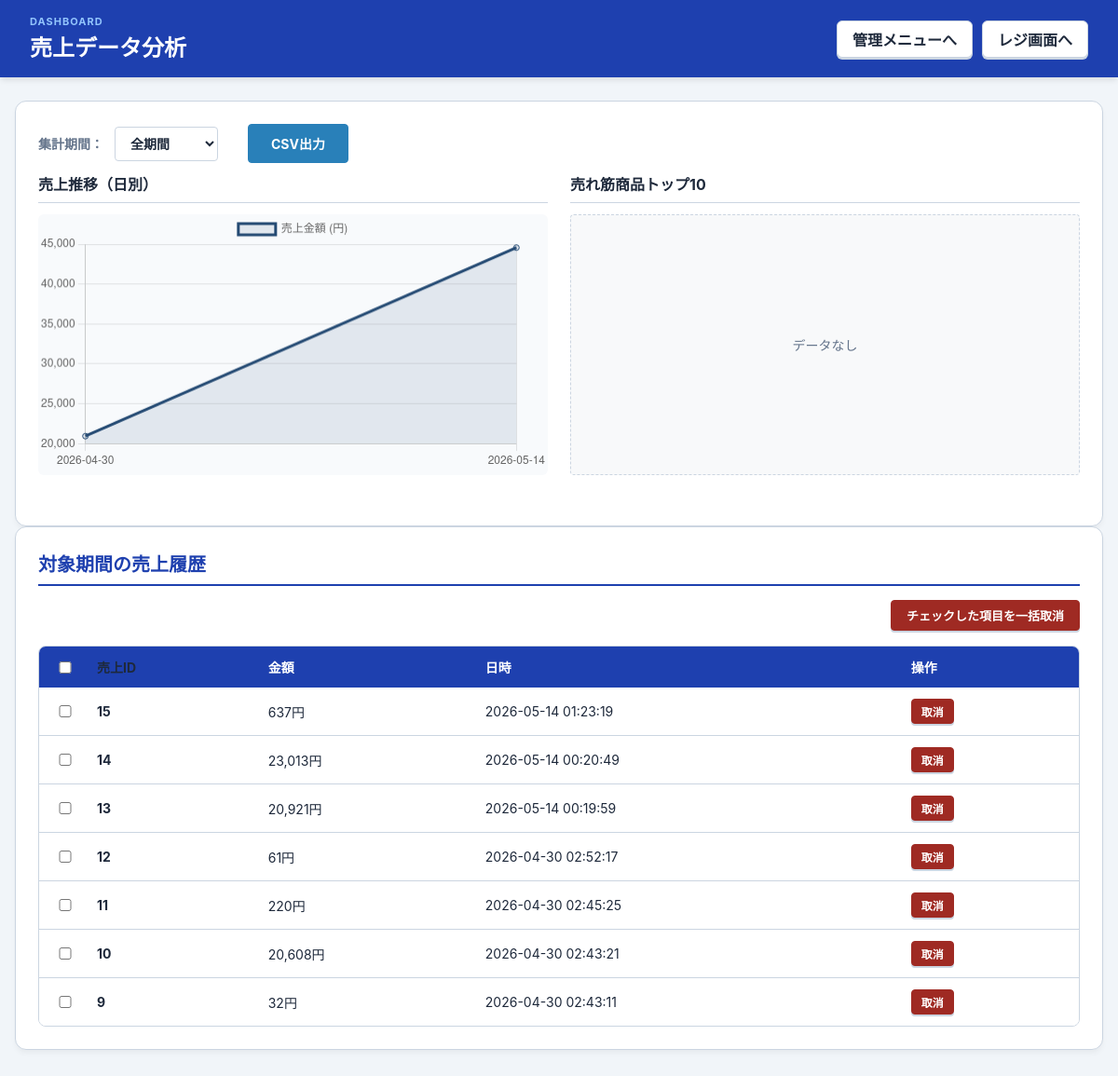
Page /sales_view.php (signed in) on the committed database.
### tables this page shows
CREATE TABLE `sales` (
  `id` int(11) NOT NULL COMMENT '売上ID',
  `customer_id` int(11) NOT NULL COMMENT '顧客ID',
  `amount` double NOT NULL COMMENT '計上額',
  `created_at` timestamp NOT NULL DEFAULT current_timestamp() COMMENT '計上日時'
);

### sales_view.php (the view, shortened to what this page needs)
<?php
require_once 'db.php';
function h($str) {
    return htmlspecialchars((string)$str, ENT_QUOTES, 'UTF-8');
}
try {
    $pdo = getPdo();
} catch (Exception $e) {
    die("データベース接続失敗");
}
try {
    $stmtCols = $pdo->query("SHOW COLUMNS FROM sales");
    $cols = array_column($stmtCols->fetchAll(), 'Field');
    $valField = in_array('total', $cols) ? 'total' : 'amount';
} catch (Exception $e) {
    $valField = 'amount';
}
$period = $_GET['period'] ?? 'all';
$whereClause = '';
$whereClauseSales = '';
$stmtTrend = $pdo->query("SELECT DATE(created_at) as date, SUM($valField) as total FROM sales $whereClause GROUP BY DATE(created_at) ORDER BY date");
$trendData = $stmtTrend->fetchAll();
$hasTrendData = count($trendData) > 0;
$trendLabels = json_encode(array_column($trendData, 'date'));
$trendValues = json_encode(array_column($trendData, 'total'));
$stmtRanking = $pdo->query("
    SELECT si.item_name, SUM(si.quantity) as total_qty, SUM(si.subtotal) as total_amount
    FROM sale_items si
    JOIN sales s ON si.sale_id = s.id
    $whereClauseSales
    GROUP BY si.item_name
    ORDER BY total_qty DESC
    LIMIT 10
");
$rankingData = $stmtRanking->fetchAll();
$hasRankingData = count($rankingData) > 0;
$rankingLabels = json_encode(array_column($rankingData, 'item_name'));
$rankingQty = json_encode(array_column($rankingData, 'total_qty'));
$stmtRecent = $pdo->query("SELECT * FROM sales $whereClause ORDER BY created_at DESC LIMIT 20");
$recentSales = $stmtRecent->fetchAll();
?>
<!DOCTYPE html>
<html lang="ja">
<head>
    <link rel="stylesheet" href="style.css">
</head>
<body class="admin-page">
    <header class="app-header">
        <div><p class="eyebrow">DASHBOARD</p><h1>売上データ分析</h1></div>
        <nav class="top-actions">
            <a href="admin_menu/admin_menu.php">管理メニューへ</a>
            <a href="index.php">レジ画面へ</a>
        </nav>
    </header>
    <main class="admin-layout">
        <section class="admin-card">
            <form method="get" class="filter-form">
                <label for="period" style="font-size: 14px; font-weight: bold; color: var(--muted);">集計期間：</label>
                <select name="period" id="period" onchange="this.form.submit()">
                    <option value="all" <?= $period === 'all' ? 'selected' : '' ?>>全期間</option>
                </select>
                <a href="export_csv.php?period=<?= htmlspecialchars($period, ENT_QUOTES, 'UTF-8') ?>"
                style="margin-left: 20px; padding: 10px 24px; background: #2980b9; color: #fff; text-decoration: none; border-radius: 4px; font-size: 14px; font-weight: bold; border: 1px solid #2980b9; display: inline-block; white-space: nowrap;">CSV出力</a>
            </form>
            <div class="dashboard-grid">
                <div class="chart-wrapper"><h3>売上推移（日別）</h3><div class="chart-container"><?php if ($hasTrendData): ?><canvas id="trendChart"></canvas><?php else: ?><div class="no-data-msg">データなし</div><?php endif; ?></div></div>
                <div class="chart-wrapper"><h3>売れ筋商品トップ10</h3><div class="chart-container"><?php if ($hasRankingData): ?><canvas id="rankingChart"></canvas><?php else: ?><div class="no-data-msg">データなし</div><?php endif; ?></div></div>
            </div>
        </section>
        <section class="admin-card">
            <h2 style="margin-bottom: 15px;">対象期間の売上履歴</h2>
            <form method="post" action="sales_action.php">
                <div style="margin-bottom: 12px; text-align: right;">
                    <button type="submit" name="bulk_cancel" value="1" style="padding: 6px 16px; background: #9f2a23; color: #fff; font-size: 13px; border: 1px solid #9f2a23; border-radius: 4px; font-weight: bold; cursor: pointer;" onclick="return confirm('チェックした売上を一括取消しますか？')">チェックした項目を一括取消</button>
                </div>
                <div class="table-wrap">
                    <table>
                        <thead>
                            <tr>
                                <th class="check-col"><input type="checkbox" id="selectAllCheckbox" title="すべて選択"></th>
                                <th><label for="selectAllCheckbox" style="cursor: pointer; display: block;">売上ID</label></th>
                                <th>金額</th>
                                <th>日時</th>
                                <th>操作</th>
                            </tr>
                        </thead>
                        <tbody>
                            <?php if (count($recentSales) > 0): foreach ($recentSales as $sale): ?>
                            <tr>
                                <td class="check-col"><input type="checkbox" name="sale_ids[]" value="<?= h($sale['id']) ?>" class="sale-checkbox" id="sale_<?= h($sale['id']) ?>"></td>
                                <td><label for="sale_<?= h($sale['id']) ?>" style="cursor: pointer; display: block;"><?= h($sale['id']) ?></label></td>
                                <td><?= number_format($sale[$valField]) ?>円</td>
                                <td><?= h($sale['created_at']) ?></td>
                                <td>
                                    <button type="submit" name="single_sale_id" value="<?= h($sale['id']) ?>" style="padding: 4px 10px; background: #9f2a23; color: #fff; font-size: 12px; border: 1px solid #9f2a23; border-radius: 4px; font-weight: bold; cursor: pointer;" onclick="return confirm('売上ID #<?= h($sale['id']) ?> を取消しますか？')">取消</button>
                                </td>
                            </tr>
                            <?php endforeach; else: ?>
                            <tr><td colspan="5" style="text-align: center; padding: 20px; color: var(--muted);">データがありません</td></tr>
                            <?php endif; ?>
                        </tbody>
                    </table>
                </div>
            </form>
        </section>
    </main>
    <script>
        const selectAll = document.getElementById('selectAllCheckbox');
        selectAll.addEventListener('change', () => {
            document.querySelectorAll('.sale-checkbox').forEach(cb => cb.checked = selectAll.checked);
        });
        <?php if ($hasTrendData): ?>
        new Chart(document.getElementById('trendChart'), { type: 'line', data: { labels: <?= $trendLabels ?>, datasets: [{ label: '売上金額 (円)', data: <?= $trendValues ?>, borderColor: '#244a73', backgroundColor: 'rgba(36, 74, 115, 0.1)', fill: true }] } });
        <?php endif; ?>
        <?php if ($hasRankingData): ?>
        new Chart(document.getElementById('rankingChart'), { type: 'bar', data: { labels: <?= $rankingLabels ?>, datasets: [{ label: '販売数 (個)', data: <?= $rankingQty ?>, backgroundColor: '#2f6f4e', borderRadius: 3 }] }, options: { indexAxis: 'y' } });
        <?php endif; ?>
    </script>
</body>
</html>

### style.css (style rules this page uses)
:root { --ink: #1e293b; --muted: #64748b; --line: #cbd5e1; --panel: #ffffff; --page: #f1f5f9; --screen: #0f172a; --screen-text: #38bdf8; --green: #10b981; --green-shadow: #059669; --blue: #1e40af; --blue-shadow: #1e3a8a; --red: #ef4444; --red-shadow: #dc2626; --amber: #f59e0b; --amber-shadow: #d97706; }
* { box-sizing: border-box; }
html { scroll-behavior: smooth; }
body { margin: 0; min-height: 100vh; font-family: -apple-system, BlinkMacSystemFont, "Segoe UI", Roboto, "Helvetica Neue", Arial, sans-serif; color: var(--ink); background: var(--page); }
button, input, select { font: inherit; }
button, .top-actions a, .button-link { border: 1px solid var(--line); border-radius: 6px; background: #ffffff; color: var(--ink); cursor: pointer; box-shadow: 0 2px 0 var(--line); transition: transform 60ms ease, box-shadow 60ms ease, background 140ms ease; }
button { padding: 10px 16px; font-weight: 600; }
input, select { width: 100%; border: 1px solid var(--line); border-radius: 6px; padding: 10px 12px; background: #fff; font-size: 15px; color: var(--ink); }
label { display: grid; gap: 6px; font-size: 14px; font-weight: 700; color: var(--ink); }
.app-header { display: flex; align-items: center; justify-content: space-between; gap: 20px; padding: 16px 32px; background: var(--blue); color: #ffffff; margin-bottom: 25px; box-shadow: 0 4px 6px -1px rgba(0, 0, 0, 0.1); }
h1, h2, h3, p { margin-top: 0; }
.app-header h1 { margin-bottom: 0; font-size: 24px; color: #ffffff; font-weight: 700; }
h2 { margin-bottom: 16px; font-size: 20px; font-weight: 700; }
.app-header .eyebrow { margin-bottom: 2px; color: #93c5fd; font-size: 11px; font-weight: 700; letter-spacing: 1px; }
.top-actions { display: flex; align-items: center; flex-wrap: wrap; gap: 10px; }
.top-actions a, .button-link { display: inline-flex; align-items: center; justify-content: center; min-height: 40px; padding: 0 16px; text-decoration: none; font-weight: 600; }
.pos-layout, .admin-layout { width: min(1200px, calc(100% - 32px)); margin: 0 auto 40px; }
.register-panel, .receipt-panel, .admin-card { background: var(--panel); border: 1px solid var(--line); border-radius: 12px; padding: 24px; box-shadow: 0 4px 6px -1px rgba(0, 0, 0, 0.05); }
.admin-card h2 { border-bottom: 2px solid var(--blue); padding-bottom: 8px; color: var(--blue); font-weight: 700; }
.table-wrap { overflow-x: auto; margin-top: 16px; border: 1px solid var(--line); border-radius: 8px; }
table { width: 100%; border-collapse: collapse; }
th, td { padding: 12px 14px; text-align: left; font-size: 14px; }
th { background: var(--blue); color: #ffffff; font-weight: 600; }
td { background: #ffffff; border-bottom: 1px solid var(--line); }
tr:last-child td { border-bottom: none; }
.dashboard-grid { display: grid; grid-template-columns: 1fr 1fr; gap: 24px; margin-top: 20px; }
.chart-wrapper h3 { font-size: 15px; color: var(--ink); border-bottom: 1px solid var(--line); padding-bottom: 6px; margin-bottom: 12px; }
.chart-container { position: relative; height: 260px; background: #f8fafc; border-radius: 6px; }
.no-data-msg { display: flex; align-items: center; justify-content: center; height: 100%; color: var(--muted); font-size: 13px; }
.filter-form { display: flex; align-items: center; gap: 10px; margin-bottom: 12px; }
.filter-form select { width: auto; padding: 6px 12px; }

### sales_view.php (style rules this page uses)
.dashboard-grid { display: grid; grid-template-columns: 1fr 1fr; gap: 24px; margin-top: 10px; margin-bottom: 30px; }
.chart-wrapper h3 { font-size: 16px; margin-bottom: 12px; color: var(--ink); border-bottom: 1px solid var(--line); padding-bottom: 8px; }
.chart-container { position: relative; height: 280px; width: 100%; }
.no-data-msg { display: flex; align-items: center; justify-content: center; height: 100%; color: var(--muted); font-size: 14px; background: #f8f9fa; border: 1px dashed var(--line); border-radius: 4px; }
.filter-form { display: flex; align-items: center; gap: 12px; margin-bottom: 10px; }
.filter-form select { padding: 8px 12px; border: 1px solid var(--line); border-radius: 4px; font-size: 14px; font-weight: bold; color: var(--ink); }
.check-col { width: 40px; text-align: center; }

### rows in the picture
sales: id "15", amount "637", created_at "2026-05-14 01:23:19"
sales: id "14", amount "23,013", created_at "2026-05-14 00:20:49"
sales: id "13", amount "20,921", created_at "2026-05-14 00:19:59"
sales: id "12", amount "61", created_at "2026-04-30 02:52:17"
sales: id "11", amount "220", created_at "2026-04-30 02:45:25"
sales: id "10", amount "20,608", created_at "2026-04-30 02:43:21"
sales: id "9", amount "32", created_at "2026-04-30 02:43:11"

### other values in the picture
chart data {{ $trendLabels }} ["2026-04-30","2026-05-14"]
chart data {{ $trendValues }} [20921,44571]
